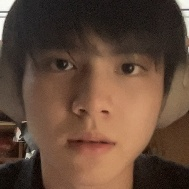
#> input picture faces/face_11.jpg, 189 x 189 px
$ python utils.py
#> lines starting #> are read from the running program, lines starting #| are printed output that depends on the picture
#> further down, img is the input picture: shape (189, 189, 3); mean B, G, R 56.6, 72.2, 97.6
ROI_ALIAS_CENTER = 0
ROI_ALIAS_LEFT = 1
ROI_ALIAS_RIGHT = 2


import cv2 as cv
import numpy as np
import os

from numba import jit, njit

# @jit(forceobj=True)
def OptimizeImage(img: cv.Mat) -> cv.Mat:
    if len(img.shape) == 3:
        for i in range(3):
            img[:, :, i] = cv.equalizeHist(img[:, :, i])
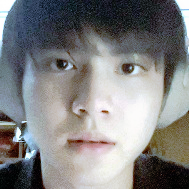
#> img: shape (189, 189, 3); mean B, G, R 128.7, 128.5, 128.3
    else:
        img = cv.equalizeHist(img)
    img = cv.GaussianBlur(img, (5, 5), 0)
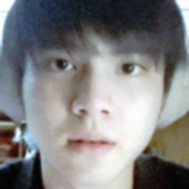
#> img: shape (189, 189, 3); mean B, G, R 128.7, 128.4, 128.3
    return img

# @jit(nopython=True)
# [88 lines left out: functions SelectROI, GetImageDescriptor, MergeDescriptors, KNNMatch, not called in this run]


if __name__ == '__main__':
    img = cv.imread("faces/face_11.jpg")
    img = OptimizeImage(img)
    cv.imshow("img", img)
    cv.waitKey(0)

$ run again, with faces/face_1.jpg copied over faces/face_11.jpg
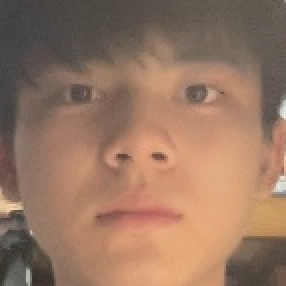
#> input picture faces/face_1.jpg, 143 x 143 px (shown 2 times larger)
#> img is the input picture: shape (143, 143, 3); mean B, G, R 98, 118.3, 151.1
#> after the loop in OptimizeImage, `for i in range(3):`:
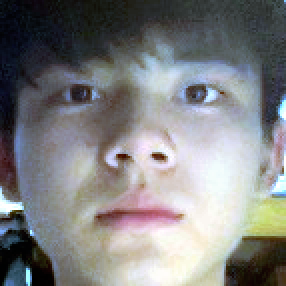
#> img: shape (143, 143, 3) (shown 2 times larger); mean B, G, R 129.4, 128.7, 128.3
#> in OptimizeImage, `img = cv.GaussianBlur(img, (5, 5), 0)`:
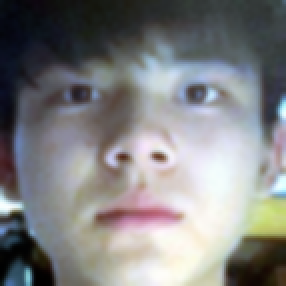
#> img: shape (143, 143, 3) (shown 2 times larger); mean B, G, R 129.4, 128.7, 128.3

$ run again, with faces/face_10.jpg copied over faces/face_11.jpg
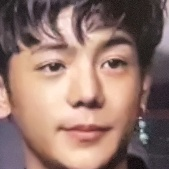
#> input picture faces/face_10.jpg, 169 x 169 px
#> img is the input picture: shape (169, 169, 3); mean B, G, R 109.7, 118.2, 147.6
#> after the loop in OptimizeImage, `for i in range(3):`:
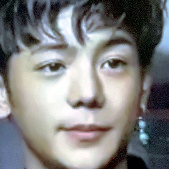
#> img: shape (169, 169, 3); mean B, G, R 128.2, 128.2, 128.2
#> in OptimizeImage, `img = cv.GaussianBlur(img, (5, 5), 0)`:
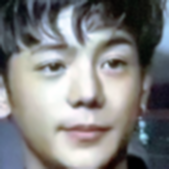
#> img: shape (169, 169, 3); mean B, G, R 128.2, 128.2, 128.2

$ run again, with faces/face_12.jpg copied over faces/face_11.jpg
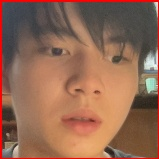
#> input picture faces/face_12.jpg, 159 x 159 px
#> img is the input picture: shape (159, 159, 3); mean B, G, R 82.8, 103.8, 146.4
#> after the loop in OptimizeImage, `for i in range(3):`:
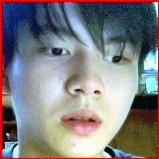
#> img: shape (159, 159, 3); mean B, G, R 128.6, 127.9, 128.3
#> in OptimizeImage, `img = cv.GaussianBlur(img, (5, 5), 0)`:
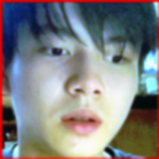
#> img: shape (159, 159, 3); mean B, G, R 129.1, 128.3, 127.8
